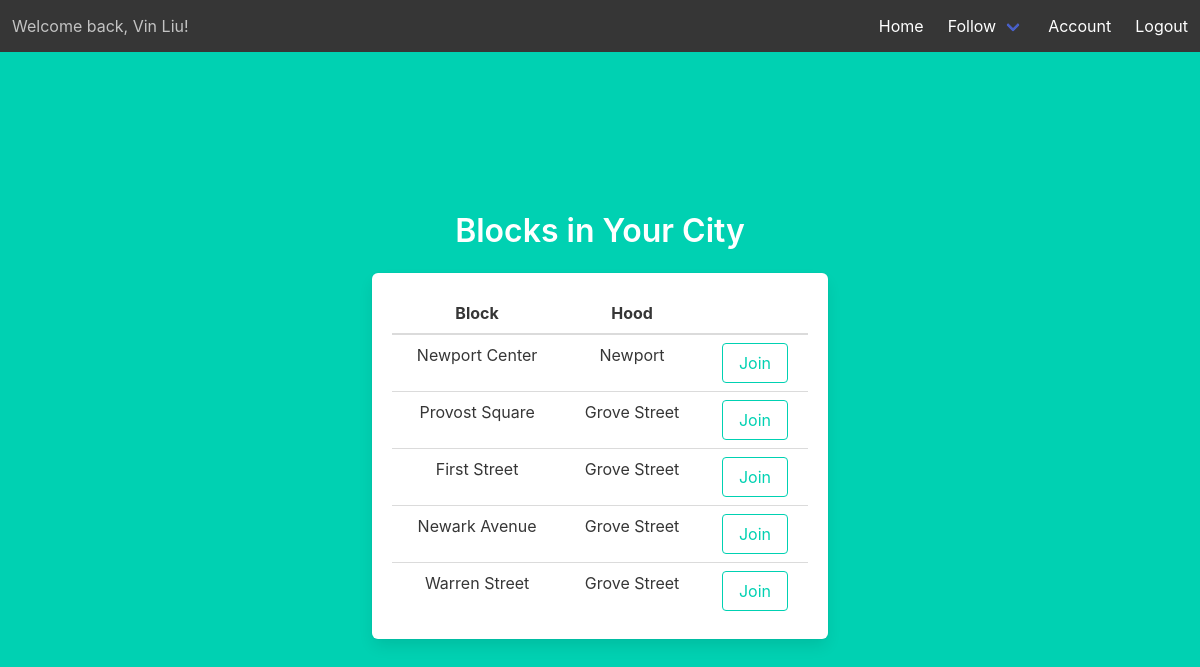
/blocks (signed in), run on an earlier commit of the app's database.
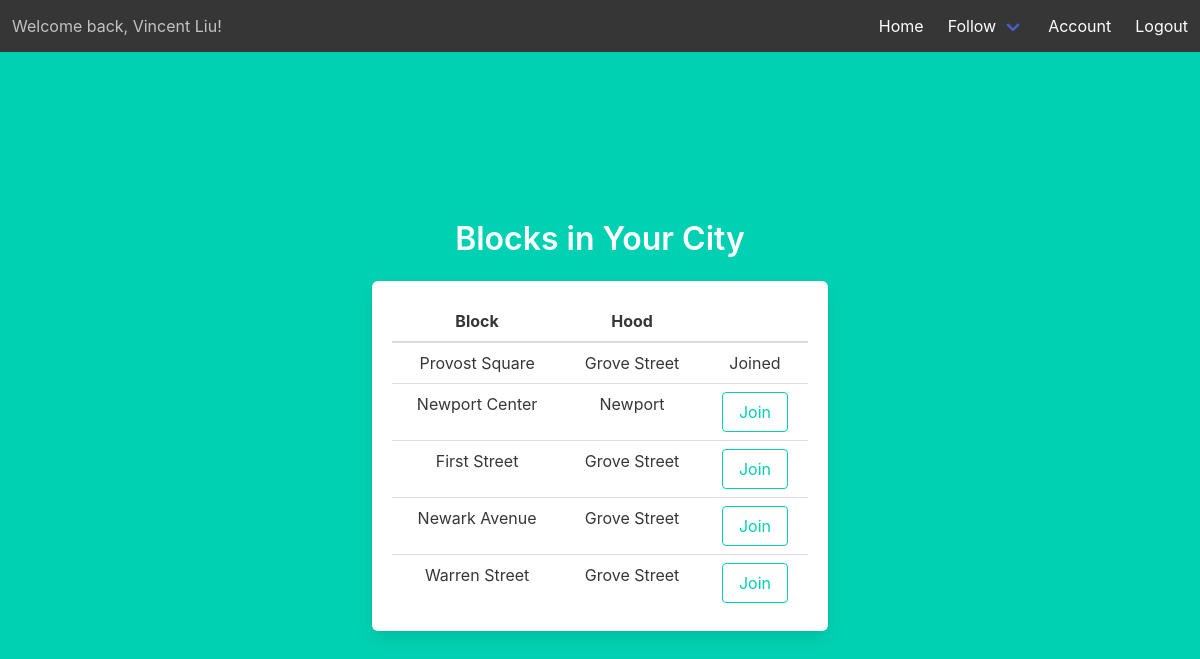
And on a later commit of the database.
### models.py (models this page shows)
class Users(UserMixin, db.Model):
    __tablename__ = 'Users'
    id = db.Column(db.Integer, primary_key=True)
    email = db.Column(db.String(45), unique=True, nullable=False)
    pword = db.Column(db.String(45), nullable=False)
    fname = db.Column(db.String(45), nullable=False)
    lname = db.Column(db.String(45), nullable=False)
    street_addr = db.Column(db.String(45), nullable=False)
    cid = db.Column(db.Integer, db.ForeignKey('City.id'), nullable=False)
    uprofile = db.Column(db.Text)
    photo = db.Column(db.Text)
    last_login_timestamp = db.Column(db.DateTime, default=datetime.now())

class Blocks(db.Model):
    __tablename__ = 'Blocks'
    id = db.Column(db.Integer, primary_key=True)
    bname = db.Column(db.String(45), nullable=False)
    sw_lat = db.Column(db.Float, nullable=False)
    sw_lat = db.Column(db.Float, nullable=False)
    sw_lat = db.Column(db.Float, nullable=False)
    sw_lat = db.Column(db.Float, nullable=False)
    bpopulation = db.Column(db.Integer, nullable=False)

class Hood(db.Model):
    __tablename__ = 'Hood'
    id = db.Column(db.Integer, primary_key=True)
    hname = db.Column(db.String(45), nullable=False)
    sw_lat = db.Column(db.Float, nullable=False)
    sw_lat = db.Column(db.Float, nullable=False)
    sw_lat = db.Column(db.Float, nullable=False)
    sw_lat = db.Column(db.Float, nullable=False)
    hpopulation = db.Column(db.Integer, nullable=False)

### location.py (the view)
@location.route('/blocks')
@login_required
def blocks():
    my_membership = get_my_membership()
    if my_membership:
        my_block_id = my_membership.bid
        if my_membership.approval_count == -1:
            status = 'Joined'
        else:
            status = 'Pending'
        blocks_hood_id_list = []
        for i in Location.query.filter_by(cid=current_user.cid).all():
            if i.bid != my_block_id:
                blocks_hood_id_list.append([i.bid, i.hid])
            else:
                my_hood_id = i.hid
        blocks_hood_list = []
        for i in blocks_hood_id_list:
            blocks_hood_list.append([Blocks.query.filter_by(id=i[0]).first(), Hood.query.filter_by(id=i[1]).first()])
        my_blocks_hood_id = [my_block_id, my_hood_id]
        my_blocks_hood = [Blocks.query.filter_by(id=my_blocks_hood_id[0]).first(), Hood.query.filter_by(id=my_blocks_hood_id[1]).first()]
        return render_template('blocks.html', status=status, my_blocks_hood=my_blocks_hood, blocks_hood=blocks_hood_list)
    else:
        blocks_hood_id_list = []
        for i in Location.query.filter_by(cid=current_user.cid).all():
            blocks_hood_id_list.append([i.bid, i.hid])
        blocks_hood_list = []
        for i in blocks_hood_id_list:
            blocks_hood_list.append([Blocks.query.filter_by(id=i[0]).first(), Hood.query.filter_by(id=i[1]).first()])
        return render_template('blocks.html', blocks_hood=blocks_hood_list)

### location.py (called while the page is built)
@login_required
def get_my_membership():
    return Membership.query.filter_by(uid=current_user.id).first()

### templates/blocks.html (shortened to what this page needs)
{% extends "base.html" %}
{% block content %}
<div class="column is-6 is-offset-3">
    <h1 class="title">
        Blocks in Your City
    </h1>
    <div class="box">
        <table class="table is-fullwidth">
            <thead>
                <tr>
                    <th>Block</th>
                    <th>Hood</th>
                    <th></th>
                </tr>
            </thead>
            <tbody>
                {% if my_blocks_hood %}
                <tr>
                    <td>{{ my_blocks_hood[0].bname }}</td>
                    <td>{{ my_blocks_hood[1].hname }}</td>
                    <td>
                        {{ status }}
                    </td>
                </tr>
                {% endif %}
                {% for i in blocks_hood %}
                <tr>
                    <td>{{ i[0].bname }}</td>
                    <td>{{ i[1].hname }}</td>
                    <td>
                        <form method="POST" action="/blocks">
                            <div class="control">
                                <input class="button is-primary is-outlined" type="submit" name="action" value="Join">
                            </div>
                        </form>
                    </td>
                </tr>
                {% endfor %}
            </tbody>
        </table>
    </div>
</div>
{% endblock %}

### templates/base.html (shortened to what this page needs)
<!DOCTYPE html>
<html>
<head>
    <link rel="stylesheet" href="https://cdnjs.cloudflare.com/ajax/libs/bulma/0.7.2/css/bulma.min.css" />
</head>
<body>
    <section class="hero is-primary is-fullheight">
        <div class="hero-head">
            <nav class="navbar has-background-dark" role="navigation" aria-label="main navigation">
                {% if current_user.is_authenticated %}
                <div class="navbar-start">
                    <p class="navbar-item">
                        Welcome back, {{ current_user.fname }} {{ current_user.lname }}!
                    </p>
                </div>
                {% endif %}
                <div id="navbarMenuHeroA" class="navbar-menu ">
                    <div class="navbar-end">
                        <a href="{{ url_for('main.index') }}" class="navbar-item">
                            Home
                        </a>
                        {% if current_user.is_authenticated %}
                        <div class="navbar-item has-dropdown is-hoverable has-text-white has-background-dark">
                            <a class="navbar-link has-background-dark">
                                Follow
                            </a>
                        </div>
                        {% endif %}
                        {% if current_user.is_authenticated %}
                        <a href="{{ url_for('acc.account') }}" class="navbar-item">
                            Account
                        </a>
                        {% endif %}
                        {% if current_user.is_authenticated %}
                        <a href="{{ url_for('auth.logout') }}" class="navbar-item">
                            Logout
                        </a>
                        {% endif %}
                    </div>
                </div>
            </nav>
        </div>
        <div class="hero-body">
            <div class="container has-text-centered">
                {% block content %}
                {% endblock %}
            </div>
        </div>
    </section>
</body>
</html>

What changed in the data, as far as the page shows it:
no longer on one of the page's lists (row unchanged): Blocks: bname "Provost Square", hname "Grove Street"
changed Users "Liu": fname "Vin" → "Vincent"
shown differently, row unchanged: Blocks "Provost Square": bname (not shown) → "Provost Square"
now on this page (row unchanged): Hood: hname "Grove Street"
Also different on the page:
{{ status }}: (not shown) → "Joined"
